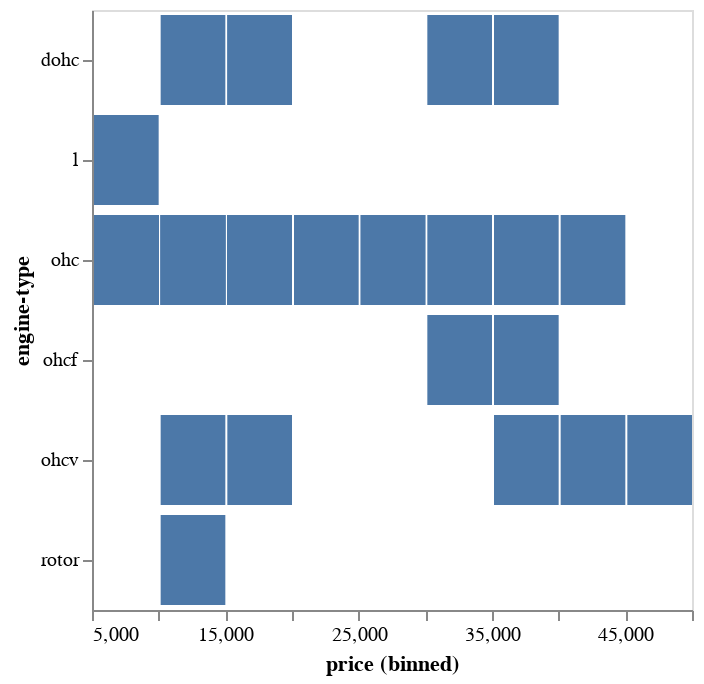

The code cell stored with this chart in its notebook:
### Code cell
alt.Chart(ad, width=300, height=300).mark_bar().encode(
    x=alt.X('price:Q', bin=alt.Bin(maxbins=10)),
    y='engine-type:N')

### Figure 1 — Vega-Lite specification as saved in the notebook (floating-point values rounded to 4 significant figures)
{"config": {"view": {"continuousWidth": 400, "continuousHeight": 300}}, "data": {"name": "data-0b1444a7fe2f814fb0177b2c4c31369a"}, "mark": "bar", "encoding": {"x": {"type": "quantitative", "bin": {"maxbins": 10}, "field": "price"}, "y": {"type": "nominal", "field": "engine-type"}}, "height": 300, "width": 300, "$schema": "https://vega.github.io/schema/vega-lite/v4.8.1.json", "datasets": {"data-0b1444a7fe2f814fb0177b2c4c31369a": [{"index": 0, "company": "alfa-romero", "body-style": "convertible", "wheel-base": 88.6, "length": 168.8, "engine-type": "dohc", "num-of-cylinders": "four", "horsepower": 111, "average-mileage": 21, "price": 13500.0}, {"index": 1, "company": "alfa-romero", "body-style": "convertible", "wheel-base": 88.6, "length": 168.8, "engine-type": "dohc", "num-of-cylinders": "four", "horsepower": 111, "average-mileage": 21, "price": 16500.0}, {"index": 2, "company": "alfa-romero", "body-style": "hatchback", "wheel-base": 94.5, "length": 171.2, "engine-type": "ohcv", "num-of-cylinders": "six", "horsepower": 154, "average-mileage": 19, "price": 16500.0}, {"index": 3, "company": "audi", "body-style": "sedan", "wheel-base": 99.8, "length": 176.6, "engine-type": "ohc", "num-of-cylinders": "four", "horsepower": 102, "average-mileage": 24, "price": 13950.0}, {"index": 4, "company": "audi", "body-style": "sedan", "wheel-base": 99.4, "length": 176.6, "engine-type": "ohc", "num-of-cylinders": "five", "horsepower": 115, "average-mileage": 18, "price": 17450.0}, {"index": 5, "company": "audi", "body-style": "sedan", "wheel-base": 99.8, "length": 177.3, "engine-type": "ohc", "num-of-cylinders": "five", "horsepower": 110, "average-mileage": 19, "price": 15250.0}, {"index": 6, "company": "audi", "body-style": "wagon", "wheel-base": 105.8, "length": 192.7, "engine-type": "ohc", "num-of-cylinders": "five", "horsepower": 110, "average-mileage": 19, "price": 18920.0}, {"index": 9, "company": "bmw", "body-style": "sedan", "wheel-base": 101.2, "length": 176.8, "engine-type": "ohc", "num-of-cylinders": "four", "horsepower": 101, "average-mileage": 23, "price": 16430.0}, {"index": 10, "company": "bmw", "body-style": "sedan", "wheel-base": 101.2, "length": 176.8, "engine-type": "ohc", "num-of-cylinders": "four", "horsepower": 101, "average-mileage": 23, "price": 16920.0}, {"index": 11, "company": "bmw", "body-style": "sedan", "wheel-base": 101.2, "length": 176.8, "engine-type": "ohc", "num-of-cylinders": "six", "horsepower": 121, "average-mileage": 21, "price": 20970.0}, {"index": 13, "company": "bmw", "body-style": "sedan", "wheel-base": 103.5, "length": 189.0, "engine-type": "ohc", "num-of-cylinders": "six", "horsepower": 182, "average-mileage": 16, "price": 30760.0}, {"index": 14, "company": "bmw", "body-style": "sedan", "wheel-base": 103.5, "length": 193.8, "engine-type": "ohc", "num-of-cylinders": "six", "horsepower": 182, "average-mileage": 16, "price": 41320.0}, {"index": 15, "company": "bmw", "body-style": "sedan", "wheel-base": 110.0, "length": 197.0, "engine-type": "ohc", "num-of-cylinders": "six", "horsepower": 182, "average-mileage": 15, "price": 36880.0}, {"index": 16, "company": "chevrolet", "body-style": "hatchback", "wheel-base": 88.4, "length": 141.1, "engine-type": "l", "num-of-cylinders": "three", "horsepower": 48, "average-mileage": 47, "price": 5151.0}, {"index": 17, "company": "chevrolet", "body-style": "hatchback", "wheel-base": 94.5, "length": 155.9, "engine-type": "ohc", "num-of-cylinders": "four", "horsepower": 70, "average-mileage": 38, "price": 6295.0}, {"index": 18, "company": "chevrolet", "body-style": "sedan", "wheel-base": 94.5, "length": 158.8, "engine-type": "ohc", "num-of-cylinders": "four", "horsepower": 70, "average-mileage": 38, "price": 6575.0}, {"index": 19, "company": "dodge", "body-style": "hatchback", "wheel-base": 93.7, "length": 157.3, "engine-type": "ohc", "num-of-cylinders": "four", "horsepower": 68, "average-mileage": 31, "price": 6377.0}, {"index": 20, "company": "dodge", "body-style": "hatchback", "wheel-base": 93.7, "length": 157.3, "engine-type": "ohc", "num-of-cylinders": "four", "horsepower": 68, "average-mileage": 31, "price": 6229.0}, {"index": 27, "company": "honda", "body-style": "wagon", "wheel-base": 96.5, "length": 157.1, "engine-type": "ohc", "num-of-cylinders": "four", "horsepower": 76, "average-mileage": 30, "price": 7295.0}, {"index": 28, "company": "honda", "body-style": "sedan", "wheel-base": 96.5, "length": 175.4, "engine-type": "ohc", "num-of-cylinders": "four", "horsepower": 101, "average-mileage": 24, "price": 12940.0}, {"index": 29, "company": "honda", "body-style": "sedan", "wheel-base": 96.5, "length": 169.1, "engine-type": "ohc", "num-of-cylinders": "four", "horsepower": 100, "average-mileage": 25, "price": 10340.0}, {"index": 30, "company": "isuzu", "body-style": "sedan", "wheel-base": 94.3, "length": 170.7, "engine-type": "ohc", "num-of-cylinders": "four", "horsepower": 78, "average-mileage": 24, "price": 6785.0}, {"index": 31, "company": "isuzu", "body-style": "sedan", "wheel-base": 94.5, "length": 155.9, "engine-type": "ohc", "num-of-cylinders": "four", "horsepower": 70, "average-mileage": 38, "price": null}, {"index": 32, "company": "isuzu", "body-style": "sedan", "wheel-base": 94.5, "length": 155.9, "engine-type": "ohc", "num-of-cylinders": "four", "horsepower": 70, "average-mileage": 38, "price": null}, {"index": 33, "company": "jaguar", "body-style": "sedan", "wheel-base": 113.0, "length": 199.6, "engine-type": "dohc", "num-of-cylinders": "six", "horsepower": 176, "average-mileage": 15, "price": 32250.0}, {"index": 34, "company": "jaguar", "body-style": "sedan", "wheel-base": 113.0, "length": 199.6, "engine-type": "dohc", "num-of-cylinders": "six", "horsepower": 176, "average-mileage": 15, "price": 35550.0}, {"index": 35, "company": "jaguar", "body-style": "sedan", "wheel-base": 102.0, "length": 191.7, "engine-type": "ohcv", "num-of-cylinders": "twelve", "horsepower": 262, "average-mileage": 13, "price": 36000.0}, {"index": 36, "company": "mazda", "body-style": "hatchback", "wheel-base": 93.1, "length": 159.1, "engine-type": "ohc", "num-of-cylinders": "four", "horsepower": 68, "average-mileage": 30, "price": 5195.0}, {"index": 37, "company": "mazda", "body-style": "hatchback", "wheel-base": 93.1, "length": 159.1, "engine-type": "ohc", "num-of-cylinders": "four", "horsepower": 68, "average-mileage": 31, "price": 6095.0}, {"index": 38, "company": "mazda", "body-style": "hatchback", "wheel-base": 93.1, "length": 159.1, "engine-type": "ohc", "num-of-cylinders": "four", "horsepower": 68, "average-mileage": 31, "price": 6795.0}, {"index": 39, "company": "mazda", "body-style": "hatchback", "wheel-base": 95.3, "length": 169.0, "engine-type": "rotor", "num-of-cylinders": "two", "horsepower": 101, "average-mileage": 17, "price": 11840.0}, {"index": 43, "company": "mazda", "body-style": "sedan", "wheel-base": 104.9, "length": 175.0, "engine-type": "ohc", "num-of-cylinders": "four", "horsepower": 72, "average-mileage": 31, "price": 18340.0}, {"index": 44, "company": "mercedes-benz", "body-style": "sedan", "wheel-base": 110.0, "length": 190.9, "engine-type": "ohc", "num-of-cylinders": "five", "horsepower": 123, "average-mileage": 22, "price": 25550.0}, {"index": 45, "company": "mercedes-benz", "body-style": "wagon", "wheel-base": 110.0, "length": 190.9, "engine-type": "ohc", "num-of-cylinders": "five", "horsepower": 123, "average-mileage": 22, "price": 28250.0}, {"index": 46, "company": "mercedes-benz", "body-style": "sedan", "wheel-base": 120.9, "length": 208.1, "engine-type": "ohcv", "num-of-cylinders": "eight", "horsepower": 184, "average-mileage": 14, "price": 40960.0}, {"index": 47, "company": "mercedes-benz", "body-style": "hardtop", "wheel-base": 112.0, "length": 199.2, "engine-type": "ohcv", "num-of-cylinders": "eight", "horsepower": 184, "average-mileage": 14, "price": 45400.0}, {"index": 49, "company": "mitsubishi", "body-style": "hatchback", "wheel-base": 93.7, "length": 157.3, "engine-type": "ohc", "num-of-cylinders": "four", "horsepower": 68, "average-mileage": 37, "price": 5389.0}, {"index": 50, "company": "mitsubishi", "body-style": "hatchback", "wheel-base": 93.7, "length": 157.3, "engine-type": "ohc", "num-of-cylinders": "four", "horsepower": 68, "average-mileage": 31, "price": 6189.0}, {"index": 51, "company": "mitsubishi", "body-style": "sedan", "wheel-base": 96.3, "length": 172.4, "engine-type": "ohc", "num-of-cylinders": "four", "horsepower": 88, "average-mileage": 25, "price": 6989.0}, {"index": 52, "company": "mitsubishi", "body-style": "sedan", "wheel-base": 96.3, "length": 172.4, "engine-type": "ohc", "num-of-cylinders": "four", "horsepower": 88, "average-mileage": 25, "price": 8189.0}, {"index": 53, "company": "nissan", "body-style": "sedan", "wheel-base": 94.5, "length": 165.3, "engine-type": "ohc", "num-of-cylinders": "four", "horsepower": 55, "average-mileage": 45, "price": 7099.0}, {"index": 54, "company": "nissan", "body-style": "sedan", "wheel-base": 94.5, "length": 165.3, "engine-type": "ohc", "num-of-cylinders": "four", "horsepower": 69, "average-mileage": 31, "price": 6649.0}, {"index": 55, "company": "nissan", "body-style": "sedan", "wheel-base": 94.5, "length": 165.3, "engine-type": "ohc", "num-of-cylinders": "four", "horsepower": 69, "average-mileage": 31, "price": 6849.0}, {"index": 56, "company": "nissan", "body-style": "wagon", "wheel-base": 94.5, "length": 170.2, "engine-type": "ohc", "num-of-cylinders": "four", "horsepower": 69, "average-mileage": 31, "price": 7349.0}, {"index": 57, "company": "nissan", "body-style": "sedan", "wheel-base": 100.4, "length": 184.6, "engine-type": "ohcv", "num-of-cylinders": "six", "horsepower": 152, "average-mileage": 19, "price": 13500.0}, {"index": 61, "company": "porsche", "body-style": "hardtop", "wheel-base": 89.5, "length": 168.9, "engine-type": "ohcf", "num-of-cylinders": "six", "horsepower": 207, "average-mileage": 17, "price": 34030.0}, {"index": 62, "company": "porsche", "body-style": "convertible", "wheel-base": 89.5, "length": 168.9, "engine-type": "ohcf", "num-of-cylinders": "six", "horsepower": 207, "average-mileage": 17, "price": 37030.0}, {"index": 63, "company": "porsche", "body-style": "hatchback", "wheel-base": 98.4, "length": 175.7, "engine-type": "dohcv", "num-of-cylinders": "eight", "horsepower": 288, "average-mileage": 17, "price": null}, {"index": 66, "company": "toyota", "body-style": "hatchback", "wheel-base": 95.7, "length": 158.7, "engine-type": "ohc", "num-of-cylinders": "four", "horsepower": 62, "average-mileage": 35, "price": 5348.0}, {"index": 67, "company": "toyota", "body-style": "hatchback", "wheel-base": 95.7, "length": 158.7, "engine-type": "ohc", "num-of-cylinders": "four", "horsepower": 62, "average-mileage": 31, "price": 6338.0}, {"index": 68, "company": "toyota", "body-style": "hatchback", "wheel-base": 95.7, "length": 158.7, "engine-type": "ohc", "num-of-cylinders": "four", "horsepower": 62, "average-mileage": 31, "price": 6488.0}, {"index": 69, "company": "toyota", "body-style": "wagon", "wheel-base": 95.7, "length": 169.7, "engine-type": "ohc", "num-of-cylinders": "four", "horsepower": 62, "average-mileage": 31, "price": 6918.0}, {"index": 70, "company": "toyota", "body-style": "wagon", "wheel-base": 95.7, "length": 169.7, "engine-type": "ohc", "num-of-cylinders": "four", "horsepower": 62, "average-mileage": 27, "price": 7898.0}, {"index": 71, "company": "toyota", "body-style": "wagon", "wheel-base": 95.7, "length": 169.7, "engine-type": "ohc", "num-of-cylinders": "four", "horsepower": 62, "average-mileage": 27, "price": 8778.0}, {"index": 79, "company": "toyota", "body-style": "wagon", "wheel-base": 104.5, "length": 187.8, "engine-type": "dohc", "num-of-cylinders": "six", "horsepower": 156, "average-mileage": 19, "price": 15750.0}, {"index": 80, "company": "volkswagen", "body-style": "sedan", "wheel-base": 97.3, "length": 171.7, "engine-type": "ohc", "num-of-cylinders": "four", "horsepower": 52, "average-mileage": 37, "price": 7775.0}, {"index": 81, "company": "volkswagen", "body-style": "sedan", "wheel-base": 97.3, "length": 171.7, "engine-type": "ohc", "num-of-cylinders": "four", "horsepower": 85, "average-mileage": 27, "price": 7975.0}, {"index": 82, "company": "volkswagen", "body-style": "sedan", "wheel-base": 97.3, "length": 171.7, "engine-type": "ohc", "num-of-cylinders": "four", "horsepower": 52, "average-mileage": 37, "price": 7995.0}, {"index": 86, "company": "volkswagen", "body-style": "sedan", "wheel-base": 97.3, "length": 171.7, "engine-type": "ohc", "num-of-cylinders": "four", "horsepower": 100, "average-mileage": 26, "price": 9995.0}, {"index": 87, "company": "volvo", "body-style": "sedan", "wheel-base": 104.3, "length": 188.8, "engine-type": "ohc", "num-of-cylinders": "four", "horsepower": 114, "average-mileage": 23, "price": 12940.0}, {"index": 88, "company": "volvo", "body-style": "wagon", "wheel-base": 104.3, "length": 188.8, "engine-type": "ohc", "num-of-cylinders": "four", "horsepower": 114, "average-mileage": 23, "price": 13420.0}]}}
